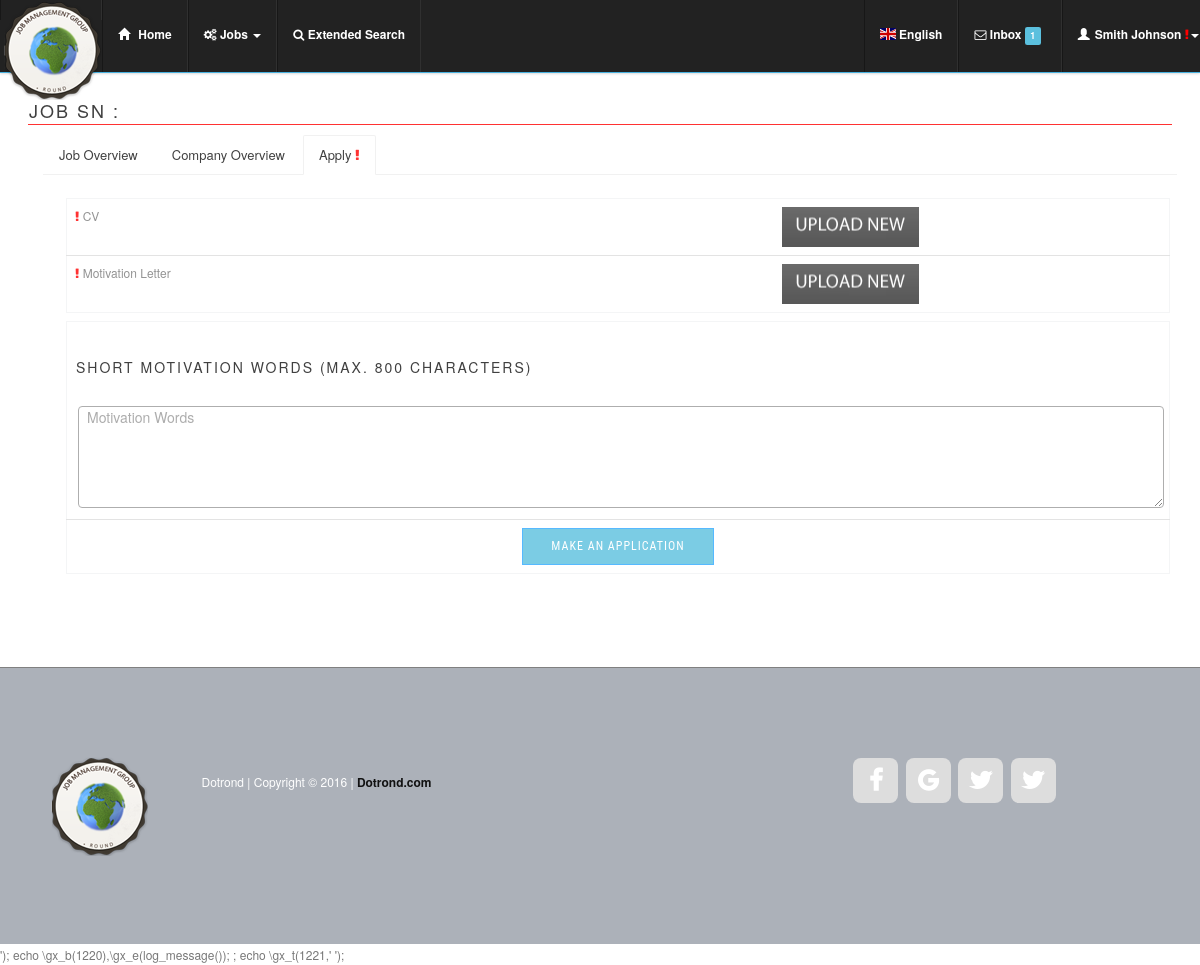
/view_job.php?id_job=13 (signed in), run on the app's committed database.
### tables this page shows
CREATE TABLE IF NOT EXISTS `language_expressions` (
  `id_lang` int(11) NOT NULL AUTO_INCREMENT,
  `en_expressions` varchar(80) DEFAULT NULL,
  `de_expressions` varchar(80) DEFAULT NULL,
  `fr_expressions` varchar(80) DEFAULT NULL,
  `it_expressions` varchar(80) DEFAULT NULL,
  `rs_expressions` varchar(80) DEFAULT NULL,
  `al_expressions` varchar(80) DEFAULT NULL,
  PRIMARY KEY (`id_lang`),
  UNIQUE KEY `id_lang` (`id_lang`)
);

CREATE TABLE IF NOT EXISTS `languages` (
  `id_language` int(11) NOT NULL AUTO_INCREMENT,
  `lang_code` varchar(8) DEFAULT NULL,
  `img_code` varchar(20) DEFAULT NULL,
  `language` varchar(50) DEFAULT NULL,
  PRIMARY KEY (`id_language`),
  UNIQUE KEY `id_language` (`id_language`)
);

CREATE TABLE IF NOT EXISTS `social_fanpages` (
  `id_fanpage` int(11) NOT NULL AUTO_INCREMENT,
  `company_name` varchar(80) DEFAULT NULL,
  `img_icon` varchar(50) DEFAULT NULL,
  `http_direction` mediumtext,
  `active` tinyint(4) DEFAULT '1',
  PRIMARY KEY (`id_fanpage`),
  UNIQUE KEY `id_fanpage` (`id_fanpage`)
);

### view_job.php (the view, shortened to what this page needs)
<?php
include('admin/assets/include/functions.php');
$job=$dbj->query('SELECT job_offers.id_job, job_offers.job_sn, job_offers.job_title, companies.company_name, companies.company_description, companies.number_employees, job_offers.id_company, companies.company_sn, job_type.'.$_SESSION['jbms_front']['lang_code'].'_description, job_offers.job_description, job_offers.start_date, job_offers.closing_date, salary_ranges.salary_range, levels_experience.'.$_SESSION['jbms_front']['lang_code'].'_level_experience AS level_experience, levels_experience.years_experience, levels_education.'.$_SESSION['jbms_front']['lang_code'].'_level_education AS level_education, expertises.'.$_SESSION['jbms_front']['lang_code'].'_expertise_area AS expertise_area, category_expertises.'.$_SESSION['jbms_front']['lang_code'].'_expertise_category AS expertise_category FROM job_offers LEFT JOIN expertises ON job_offers.id_expertise=expertises.id_expertise LEFT JOIN category_expertises ON expertises.id_category=category_expertises.id_cat_expertise LEFT JOIN levels_education ON job_offers.id_level_experience=levels_education.id_level_education LEFT JOIN levels_experience ON job_offers.id_level_experience=levels_experience.id_level_experience LEFT JOIN companies ON job_offers.id_company=companies.id_company LEFT JOIN users AS employers ON (companies.id_employer=employers.id_user AND employers.admin_level="2") LEFT JOIN salary_ranges ON job_offers.id_salary=salary_ranges.id_salary LEFT JOIN job_type ON job_offers.job_type=job_type.id_job_type WHERE job_offers.id_job="'.$_GET['id_job'].'"');
$row_job=$job->fetch(PDO::FETCH_ASSOC);
$job_cand=$dbj->query('SELECT id_job, id_employee, motivation_words FROM job_candidatures WHERE id_job="'.$_GET['id_job'].'" AND id_employee="'.$_SESSION['jbms_front']['id_user'].'"');
$file_attach=$dbj->query('SELECT cv_lm.id_cv, cv_lm.id_user, cv_lm.cv_code, cv_lm.lm_code FROM cv_lm WHERE cv_lm.id_user="'.$_SESSION['jbms_front']['id_user'].'"');
$file_job_cand=$file_attach->fetch(PDO::FETCH_ASSOC);
if($job_cand->rowCount()>0){$disabledbutton='disabled'; $value='Waiting a Response'; $apply_header='Applied Already';}else{$disabledbutton=''; $value='Make an Application'; $apply_header='Apply';}
require_once('admin/assets/css_header_front.php');
?>
<body>
<?php echo include('top_menu.php');?>
<section id="filejob">
  <div class="row ">
  <div class="fadeIn wow animated">
    <h2><?php echo languages($_SESSION['jbms_front']['lang_code'],39);?>: <?php echo $row_job['job_sn']; ?></h2>
  </div>
   <hr class="divider-menu" />
  </div>
    <div class="container">
        <div class="row">
            <div role="tabpanel">
              <ul class="nav nav-tabs" role="tablist">
                <li><a href="#viewjob" data-toggle="tab"><?php echo languages($_SESSION['jbms_front']['lang_code'],95);?></a></li>
                <li><a href="#viewcompany" data-toggle="tab"><?php echo languages($_SESSION['jbms_front']['lang_code'],96);?></a></li>
                <li class="active"><a href="#application" data-toggle="tab"><?php echo $apply_header;?> <?php echo variable_exists($file_job_cand['cv_code'], $file_job_cand['lm_code']);?></a></li>
              </ul>
              <div class="tab-content">
                  <div class="tab-pane active" id="application">
                     <div class="col-lg-12">
                        <?php if($_SESSION['jbms_front']['admin_level']==3){?>
                      <table class="table table-inverse">
                        <thead class="borderstyle">
                        <tr>
                          <td><?php echo variable_exists($file_job_cand['cv_code'], 1);?> CV </td>
                          <td align="center">
                            <?php if(!$job_cand->rowCount()>0){ ?>
                              <div class="upload">
                                <form action="post_upload_attachment.php" method="post" enctype="multipart/form-data">
                                </form>
                              </div>
                            <?php } ?>
                          </td>
                        </tr>
                        <tr>
                          <td><?php echo variable_exists($file_job_cand['lm_code'], 1);?><?php echo languages($_SESSION['jbms_front']['lang_code'],85);?> <?php if($file_job_cand['lm_code']){ ?> - <a href="<?php echo $_SESSION['directory_pdf'].$file_job_cand['lm_code'];?>" target="_new"> <?php echo $file_job_cand['lm_code'];?><?php } ?></td>
                          <td align="center">
                            <?php if(!$job_cand->rowCount()>0){ ?>
                                  <div class="upload">
                                    <form action="post_upload_attachment.php" method="post" enctype="multipart/form-data">
                                    </form>
                                  </div>
                            <?php } ?>
                          </td>
                        </tr>
                        </thead>
                        </table>
                       <form name="form-validation" id="form-validation" method="post" enctype="multipart/form-data" action="post_application_form.php">
                        <table class="table table-inverse">
                          <thead class="borderstyle">
                          <tr>
                            <td colspan="2">
                              <p><h5><?php echo languages($_SESSION['jbms_front']['lang_code'],104);?> </h5></p>
                              <textarea <?php echo $disabledbutton;?> maxlength="800" id="field" onkeyup="countChar(this)" id="motivation_words" name="motivation_words" class="form-control classy-editor" rows="5" cols="180" placeholder="Motivation Words"><?php echo $row_job_cand['motivation_words'];?></textarea>
                            </td>
                          </tr>
                          <tr>
                            <td colspan="2" align="center">
                               <input type="submit" class="btn btn-info" <?php echo $disabledbutton;?> value="<?php echo $value;?>">
                            </td>
                          </tr>
                          </thead>
                      </table>
                    </form>
     <?php } ?>
      </div>
    </div>
  </div>
    </div>
  </div>
</div>
</section>
  <?php require_once('admin/footer.php');?>
<?php echo file_get_contents('admin/assets/js_bottom_front.php');?>
</body>
</html>

### top_menu.php (shortened to what this page needs)
   <header id="header">
        <nav id="main-nav" class="navbar navbar-default navbar-fixed-top" role="banner">
        <div class="container-custom-grid">
        <div class="collapse navbar-collapse" id="bs-example-navbar-collapse-1">
            <ul class="nav navbar-nav">
                <li class="overlay"><img src="admin/assets/images/logo/logo.png"></li>
                <li class="<?php echo $_SESSION['menu_home'];?>"><a href="index.php?tabmenu=menuhome"><span class="glyphicon glyphicon-home"></span><?php echo languages($_SESSION['jbms_front']['lang_code'],4);?> </a></li>
                <li class="dropdown <?php echo $_SESSION['menu_jobs'];?>"><a href="#" class="dropdown-toggle" data-toggle="dropdown">
                    <i class="fa fa-gears fa-1x" aria-hidden="true"></i><?php echo languages($_SESSION['jbms_front']['lang_code'],5);?><b class="caret"></b></a>
                </li>
                <li class="<?php echo $_SESSION['menu_search'];?>"><a href="extended_search.php?tabmenu=menusearch"><i class="fa fa-search fa-1x" aria-hidden="true"></i><?php echo languages($_SESSION['jbms_front']['lang_code'],1);?></a></li>
                </ul>
             <?php if(!empty($_SESSION['jbms_front']['admin_level']) && $_SESSION['jbms_front']['admin_level']==3){?>
                <ul class="nav navbar-nav navbar-right">
                <?php $emails=$dbj->query('SELECT DISTINCT emails.id_to, emails.id_from, users.name, users.surname, emails.time_message, emails.object_title, emails.active_employee FROM emails LEFT JOIN users ON emails.id_from=users.id_user WHERE (emails.id_to="'.$_SESSION['jbms_front']['id_user'].'" OR emails.id_from="'.$_SESSION['jbms_front']['id_user'].'") AND ((emails.id_from !="'.$_SESSION['jbms_front']['id_user'].'") OR (emails.id_from=emails.id_to)) AND active_employee="1" GROUP BY emails.id_from ORDER BY emails.time_message DESC LIMIT 5'); ?>
                    <li class="dropdown"><a href="#" class="dropdown-toggle" data-toggle="dropdown">
                        <i class="fa fa-envelope-o fa-1x" aria-hidden="true"></i> Inbox <span class="label label-info"><?php echo $emails->rowCount();?></span>
                    </li>
                    <li class="dropdown <?php echo $_SESSION['menu_profile'];?>"><a href="#" class="dropdown-toggle" data-toggle="dropdown"><span
                        class="glyphicon glyphicon-user"></span><?php echo $_SESSION['jbms_front']['name'].' '.$_SESSION['jbms_front']['surname'] ;?><?php echo verify_profile('menu');?><b class="caret"></b></a>
                    </li>
                </ul>
                <?php } ?>
                         <ul class="nav navbar-nav navbar-right">
                          <li class="dropdown"><a href="#" class="dropdown-toggle" data-toggle="dropdown">
                          <?php $lang=$dbj->query('SELECT * FROM languages WHERE lang_code="'.$_SESSION['jbms_front']['lang_code'].'"');
                                $row_lang=$lang->fetch(PDO::FETCH_ASSOC);
                          ?>
                           <span class="flag-icon flag-icon-<?php echo $row_lang['lang_code'];?>"></span> <?php echo $row_lang['language'];?>
                                <?php $language=$dbj->query('SELECT * FROM languages WHERE lang_code="'.$_SESSION['jbms_front']['lang_code'].'"');
                                ?>
                                <?php $languages=$dbj->query('SELECT * FROM languages WHERE lang_code!="'.$_SESSION['jbms_front']['lang_code'].'"'); while($row_langs=$languages->fetch(PDO::FETCH_ASSOC)){ ?>
                                        <li><a href="process_lan.php?lang_code=<?php echo $row_langs['lang_code'];?>&id_language=<?php echo $row_langs['id_language'];?>">
                                            <span class="flag-icon <?php echo $row_langs['img_code'];?>"></span>
                                            <?php echo $row_langs['language'];?></a>
                                        </li>
                                <?php } ?>
                       </li>
                    </ul>
            </div>
        </div>
    </nav>
</header>

### admin/assets/include/functions.php (shortened to what this page needs)
<?php
include('connection.php');
function languages($lang=null, $id){
  global $dbj;
  $exp=$dbj->query('SELECT '.$lang.'_expressions AS word FROM language_expressions WHERE id_lang="'.$id.'"');
  $row_exp=$exp->fetch(PDO::FETCH_ASSOC);
  $word =  trim($row_exp['word']);
  $word_val = filter_var($word, FILTER_SANITIZE_STRING, FILTER_FLAG_STRIP_LOW|FILTER_FLAG_STRIP_HIGH);
  echo ' '.$word_val.' ';
}
function verify_profile($link){
  global $dbj;
  $verify=$dbj->query('SELECT users.email_verification, users.email, users.birthday, cv_lm.cv_code, cv_lm.lm_code FROM users LEFT JOIN cv_lm ON users.id_user=cv_lm.id_user WHERE users.id_user="'.$_SESSION['jbms_front']['id_user'].'"');
  $verify_account=$verify->fetch(PDO::FETCH_ASSOC);
  switch ($link) {
    case 'menu':
        if((empty($verify_account['cv_code'])) || (empty($verify_account['lm_code']))|| ($verify_account['email_verification']!=1)){
        echo ' <i class="fa fa-exclamation fa-1x text-error" aria-hidden="true"></i>';
        }else{
        return false;
        }
      break;
  }
}
function variable_exists($variable1, $variable2=null){
  if ((empty($variable1)) || (empty($variable2))) {
    echo '<i class="fa fa-exclamation fa-1x text-error" aria-hidden="true"></i>';
  }else{
    echo '<i class="fa fa-check fa-1x text-success" aria-hidden="true"></i>';
  }
}
?>

### admin/footer.php
<?php $pages=$dbj->query('SELECT social_fanpages.company_name,  social_fanpages.img_icon, social_fanpages.http_direction FROM social_fanpages ORDER BY social_fanpages.http_direction');
?>
<footer class="footer" id="footer">
    <div class="container">
        <div class="row">
            <div class="col-md-1 col-sm-1">
                <div class="footer-logo">
                    <a href="index.html">
                        <img src="images/logo.png" alt="">
                    </a>
                </div>
            </div>
            <div class="col-md-4 col-sm-4">
                <div class="copyright">
                         Dotrond | Copyright &copy; 2016 |
                        <a rel="nofollow" href="#" target="_parent">Dotrond.com</a>
                </div>
            </div>
            <div class="col-md-6 col-sm-6">
                <ul class="social-icons">
                <?php
                    while($row_pages=$pages->fetch(PDO::FETCH_ASSOC)){
                ?>
                <li><a href="<?php echo $row_pages['http_direction'];?>" class="<?php echo  $row_pages['img_icon'];?>" target="_new"></a></li>
                <?php } ?>
                </ul>
            </div>
        </div>
    </div>
</footer>

### data on the page
language_expressions: en_expressions "Home"
language_expressions: en_expressions "Jobs"
language_expressions: en_expressions "Extended Search"
languages: language "English"
language_expressions: en_expressions "JOB SN"
language_expressions: en_expressions "Job Overview"
language_expressions: en_expressions "Company Overview"
language_expressions: en_expressions "Motivation Letter"
language_expressions: en_expressions "SHORT MOTIVATION WORDS (MAX. 800 CHARACTERS)"

### other printed values
$emails->rowCount() "1"
$_SESSION['jbms_front']['name'] "Smith"
$_SESSION['jbms_front']['surname'] "Johnson"
$apply_header "Apply"
file_get_contents('admin/assets/js_bottom_front.php') "'); echo \\gx_b(1220),\\gx_e(log_message()); ; echo \\gx_t(1221,'"
